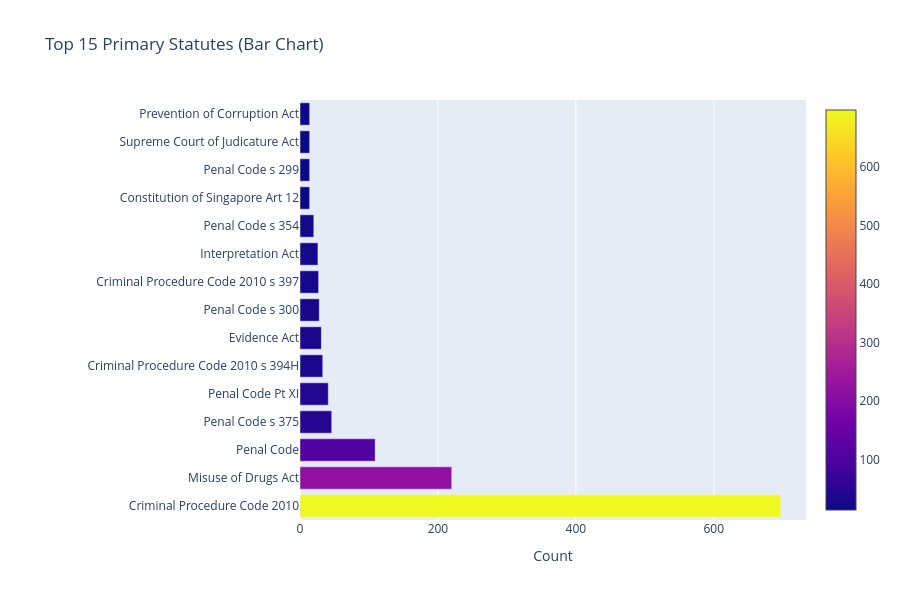

The cell this chart's notebook holds for it:
### Code cell
# Statute bar chart for easier comparison
fig = go.Figure(data=[
    go.Bar(x=statute_counts.values, y=statute_counts.index, orientation='h',
           marker=dict(color=statute_counts.values, colorscale='Plasma', showscale=True))
])
fig.update_layout(
    title="Top 15 Primary Statutes (Bar Chart)",
    xaxis_title="Count",
    height=600,
    margin=dict(l=300)
)
fig.show()

### Figure 1 — Plotly figure (JSON) as saved in the notebook; plotly's stock layout.template omitted (floating-point values rounded to 4 significant figures)
{"data": [{"marker": {"color": [697, 220, 109, 46, 41, 33, 31, 28, 27, 26, 20, 14, 14, 14, 14], "colorscale": [[0, "#0d0887"], [0.1111, "#46039f"], [0.2222, "#7201a8"], [0.3333, "#9c179e"], [0.4444, "#bd3786"], [0.5556, "#d8576b"], [0.6667, "#ed7953"], [0.7778, "#fb9f3a"], [0.8889, "#fdca26"], [1, "#f0f921"]], "showscale": true}, "orientation": "h", "type": "bar", "x": [697, 220, 109, 46, 41, 33, 31, 28, 27, 26, 20, 14, 14, 14, 14], "y": ["Criminal Procedure Code 2010", "Misuse of Drugs Act", "Penal Code", "Penal Code s 375", "Penal Code Pt XI", "Criminal Procedure Code 2010 s 394H", "Evidence Act", "Penal Code s 300", "Criminal Procedure Code 2010 s 397", "Interpretation Act", "Penal Code s 354", "Constitution of Singapore Art 12", "Penal Code s 299", "Supreme Court of Judicature Act", "Prevention of Corruption Act"]}], "layout": {"height": 600, "margin": {"l": 300}, "title": {"text": "Top 15 Primary Statutes (Bar Chart)"}, "xaxis": {"title": {"text": "Count"}}}}
